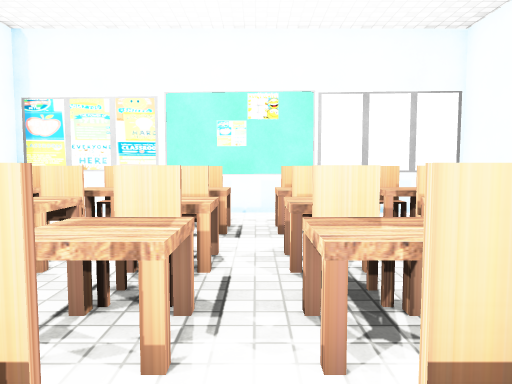
view 1 (above)

12 first-person views from a walk through a Unity game level. The camera is 1.2 m above the floor, tilts 4° down and sees 70° across. The floor is counted in squares, 1 m on a side. Each view is taken from the middle of a square. On the plan, view 1 faces up. The plan holds only what a view shows up to about 15 squares ahead; the rest is blank. The place goes on beyond the plan. The player is left out. Some surface patterns are stand-ins.

view 2
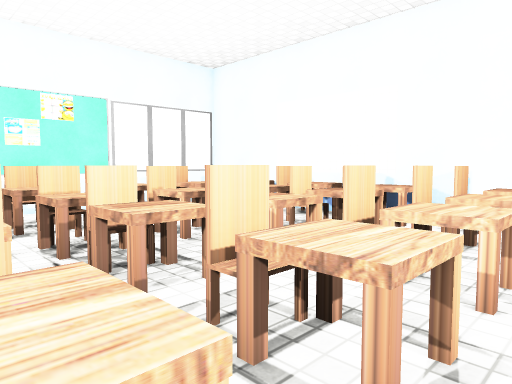

view 3
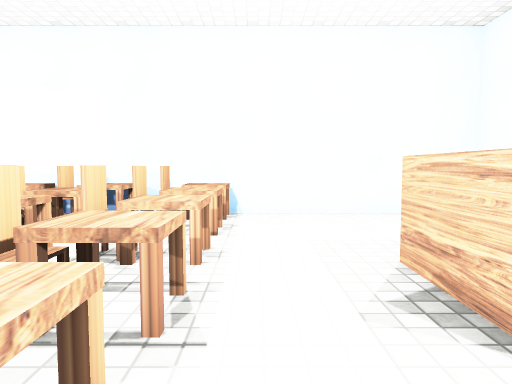

view 4
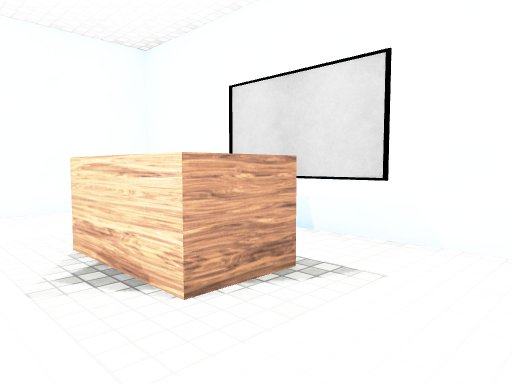

view 5
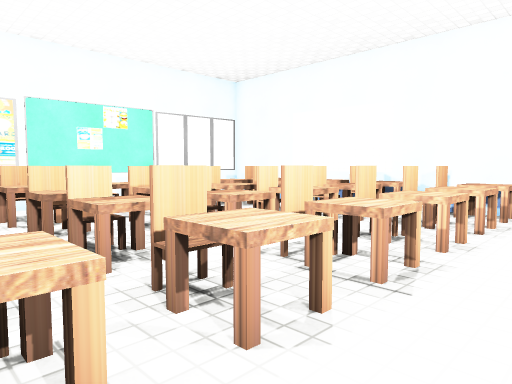

view 6
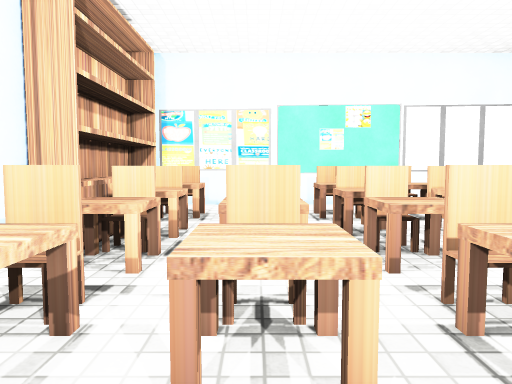

view 7
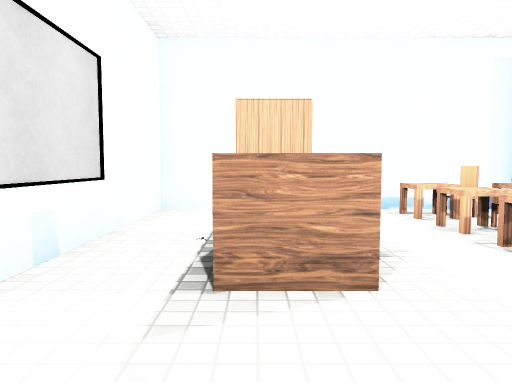

view 8
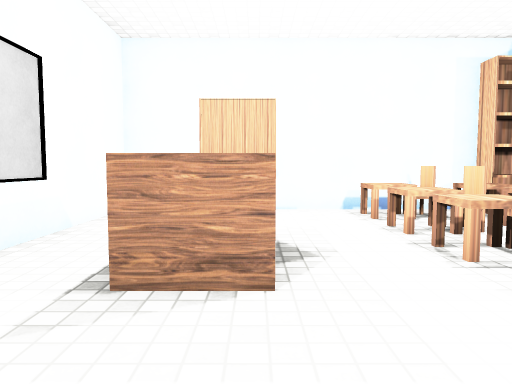

view 9
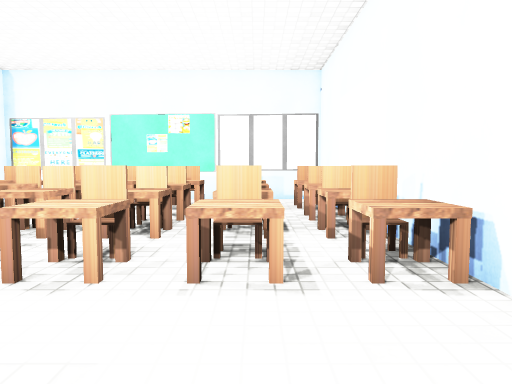

view 10
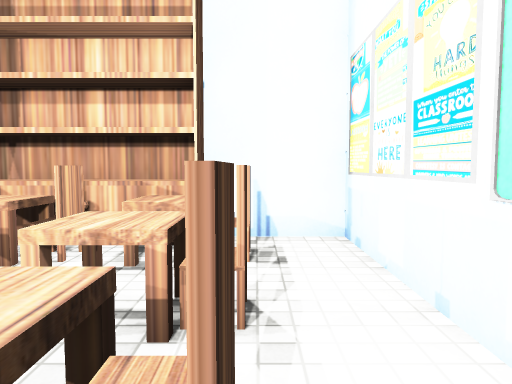

view 11
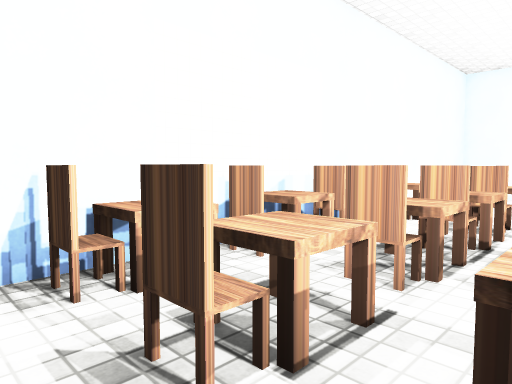

view 12
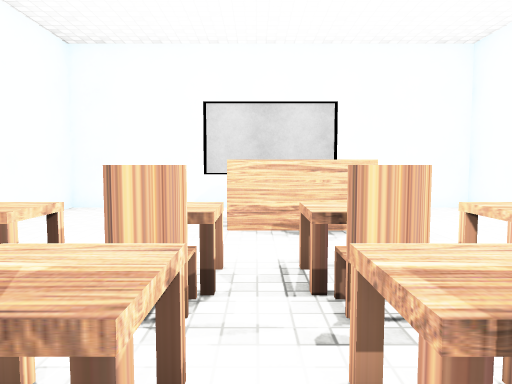

### Floor plan
Key: @ floor where view 1 was taken; # wall or solid block; x gap in a wall; . floor; = window, fence, low wall or low ledge; ^ raised ledge; O other object.
Columns run from 6 left of view 1 to 5 right of it. Each row starts with its distance up from view 1.
 10 ############
  9 #....... ..#
  8 ##..... ...#
  7 #^x^.^.^^^^^
  6 #=.x.x.x.x.#
  5 ##==.=.==###
  4 ##=#.=.#=##
  3 ##=#.#.O.###
  2 #===.=.====#
  1 ###^.^.##^##
  0 #^#^.^@^.^^^
 -1 #..........#
 -2 #..........#
 -3 #...^^^....#
 -4 #...^ ^....#
 -5 #........ .#
 -6 #........ .#
 -7 ############

Where each view was taken, in squares from view 1:
view 1: 0 up, 0 right, facing up
view 2: 1 down, 3 left, facing up-right
view 3: 1 down, 4 left, facing right
view 4: 1 down, 5 left, facing down-right
view 5: 2 down, 5 left, facing up-right
view 6: 2 down, 3 left, facing up
view 7: 4 down, 4 right, facing left
view 8: 3 down, 4 right, facing left
view 9: 4 down, 3 right, facing up
view 10: 8 up, 0 right, facing left
view 11: 9 up, 1 right, facing down-right
view 12: 4 up, 0 right, facing down
